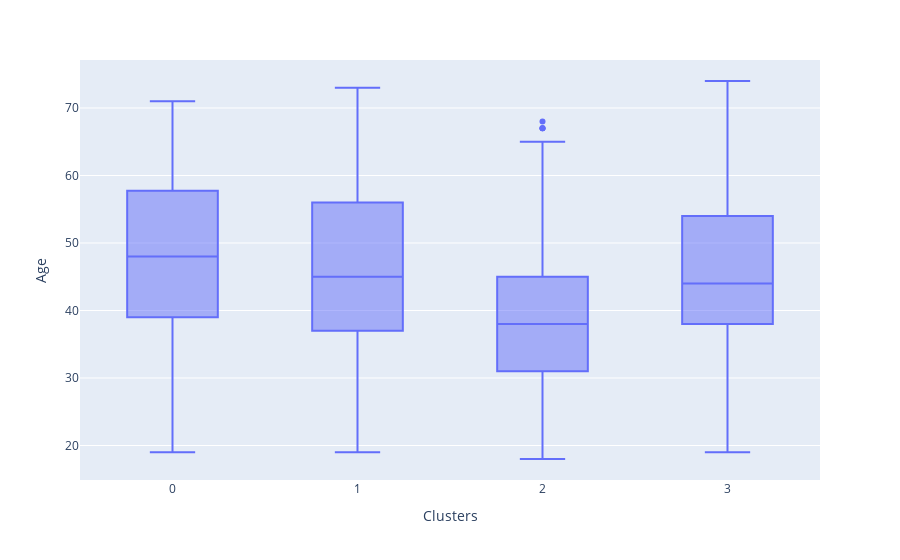

The notebook cell saved with this chart:
### Code cell
px.box(data_frame=data, x='Clusters', y='Age')

### Figure 1 — Plotly figure (JSON) as saved in the notebook; plotly's stock layout.template omitted (floating-point values rounded to 4 significant figures; data arrays with more than 128 entries replaced by an {"elided": "..."} marker saying what was removed)
{"data": [{"alignmentgroup": "True", "hovertemplate": "Clusters=%{x}<br>Age=%{y}<extra></extra>", "legendgroup": "", "marker": {"color": "#636efa"}, "name": "", "notched": false, "offsetgroup": "", "orientation": "v", "showlegend": false, "type": "box", "x": {"elided": "2212 int values"}, "x0": " ", "xaxis": "x", "y": {"elided": "2212 int values"}, "y0": " ", "yaxis": "y"}], "layout": {"boxmode": "group", "legend": {"tracegroupgap": 0}, "margin": {"t": 60}, "xaxis": {"anchor": "y", "domain": [0, 1], "title": {"text": "Clusters"}}, "yaxis": {"anchor": "x", "domain": [0, 1], "title": {"text": "Age"}}}}
